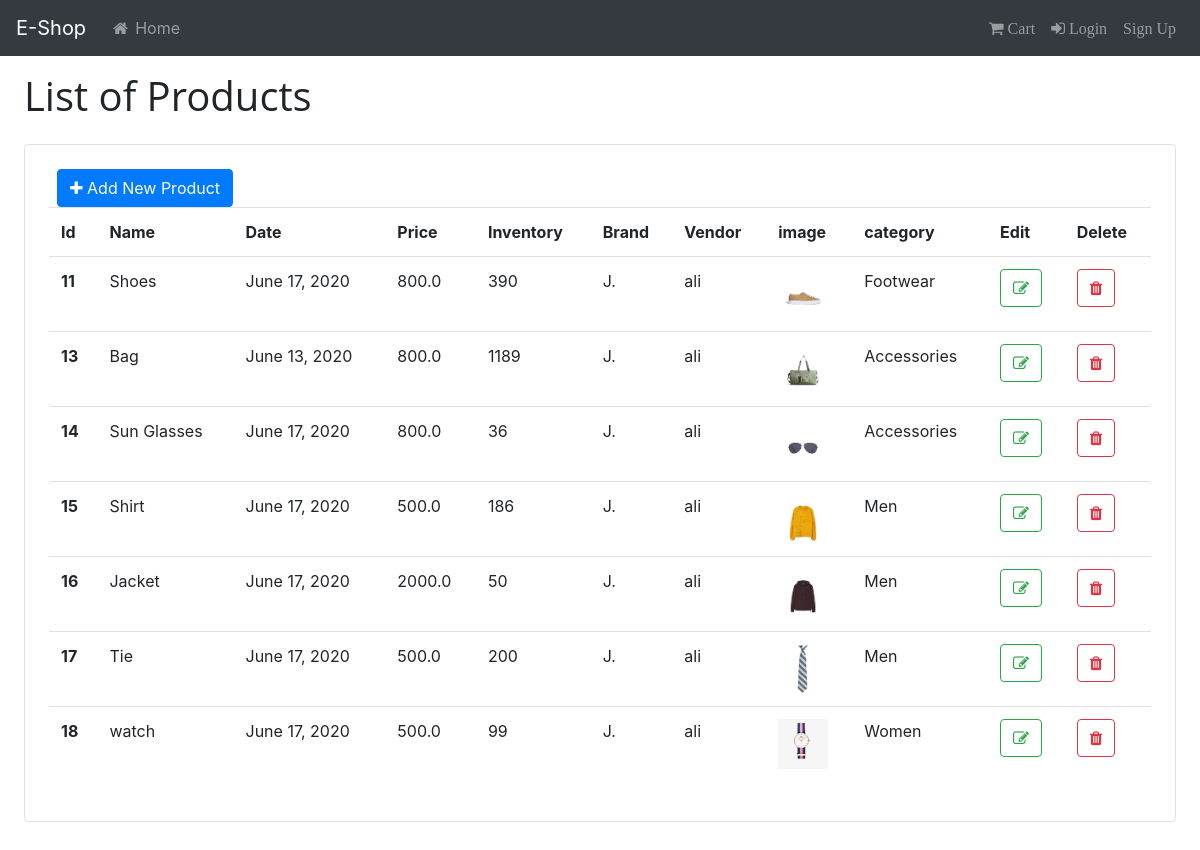
The page /all_products/ on the database its author committed.
### ecommerce_app/models.py (models this page shows, shortened)
class Product(models.Model):
    name = models.CharField(max_length=100)
    arrival_date = models.DateField()
    price = models.FloatField()
    inventory_count = models.IntegerField(default=0)
    brand = models.CharField(max_length=100)
    vendor = models.CharField(max_length=100)
    image = models.ImageField(upload_to='images/')
    category = models.ForeignKey(ProductCategory, on_delete = models.CASCADE)

class ProductCategory(models.Model):
    category = models.CharField(max_length=100)
    def __str__(self):
        return self.category

### ecommerce_app/views.py (the view)
# urls.py: path('all_products/', views.all_products, name='all_products'),
def all_products(request):
    products = Product.objects.all()
    context = {
        'products': products
    }
    return render(request, 'products/crud/all_products.html', context)

### templates/products/crud/all_products.html (shortened to what this page needs)
{% extends 'base.html' %}
{% block content %}
<br />
<br />
<br />
<h1 class="ml-4" style="font-family: 'Open Sans';">List of Products</h1>
<div class="border rounded p-4 m-4">
    <a href="{% url 'ecommerce_app:create_product' %}" class="btn btn-primary ml-2" role="button"> <i class="fa fa-plus"></i> Add New Product</a><br />
    <table class="table">
        <tr>
            <th>Id</th>
            <th>Name</th>
            <th>Date</th>
            <th>Price</th>
            <th>Inventory</th>
            <th>Brand</th>
            <th>Vendor</th>
            <th>image</th>
            <th>category</th>
            <th>Edit</th>
            <th>Delete</th>
        </tr>
        {% if products %} {% for product in products %}
        <tr>
            <th>{{ product.id }}</th>
            <td>{{ product.name }}</td>
            <td>{{ product.arrival_date }}</td>
            <td>{{ product.price }}</td>
            <td>{{ product.inventory_count }}</td>
            <td>{{ product.brand }}</td>
            <td>{{ product.vendor }}</td>
            <td>
                <img src="{{ product.image.url }}" class="img-responsive" style="width: 50px; height: 50px;" />
            </td>
            <td>{{ product.category }}</td>
            <td>
                <a href="{% url 'ecommerce_app:update_product' product.id %}" name="update" class="submit btn btn-outline-success"> <i class="fa fa-edit"></i></a>
            </td>
            <td>
                <form method="post" action="{% url 'ecommerce_app:delete_product' product.pk %}">
                    <button class="submit btn btn-outline-danger"><i class="fa fa-trash"></i></button>
                </form>
            </td>
        </tr>
        {% endfor %} {% endif %}
    </table>
</div>
{% endblock %}

### static/css/main.css (style rules this page uses)
body { margin-right: 10px; overflow-x: hidden; }

### rows shown on the page
Product: id "11", name "Shoes", arrival_date "June 17, 2020", price "800.0", inventory_count "390", brand "J.", vendor "ali", image (picture), category "Footwear"
Product: id "13", name "Bag", arrival_date "June 13, 2020", price "800.0", inventory_count "1189", brand "J.", vendor "ali", image (picture), category "Accessories"
Product: id "14", name "Sun Glasses", arrival_date "June 17, 2020", price "800.0", inventory_count "36", brand "J.", vendor "ali", image (picture), category "Accessories"
Product: id "15", name "Shirt", arrival_date "June 17, 2020", price "500.0", inventory_count "186", brand "J.", vendor "ali", image (picture), category "Men"
Product: id "16", name "Jacket", arrival_date "June 17, 2020", price "2000.0", inventory_count "50", brand "J.", vendor "ali", image (picture), category "Men"
Product: id "17", name "Tie", arrival_date "June 17, 2020", price "500.0", inventory_count "200", brand "J.", vendor "ali", image (picture), category "Men"
Product: id "18", name "watch", arrival_date "June 17, 2020", price "500.0", inventory_count "99", brand "J.", vendor "ali", image (picture), category "Women"
